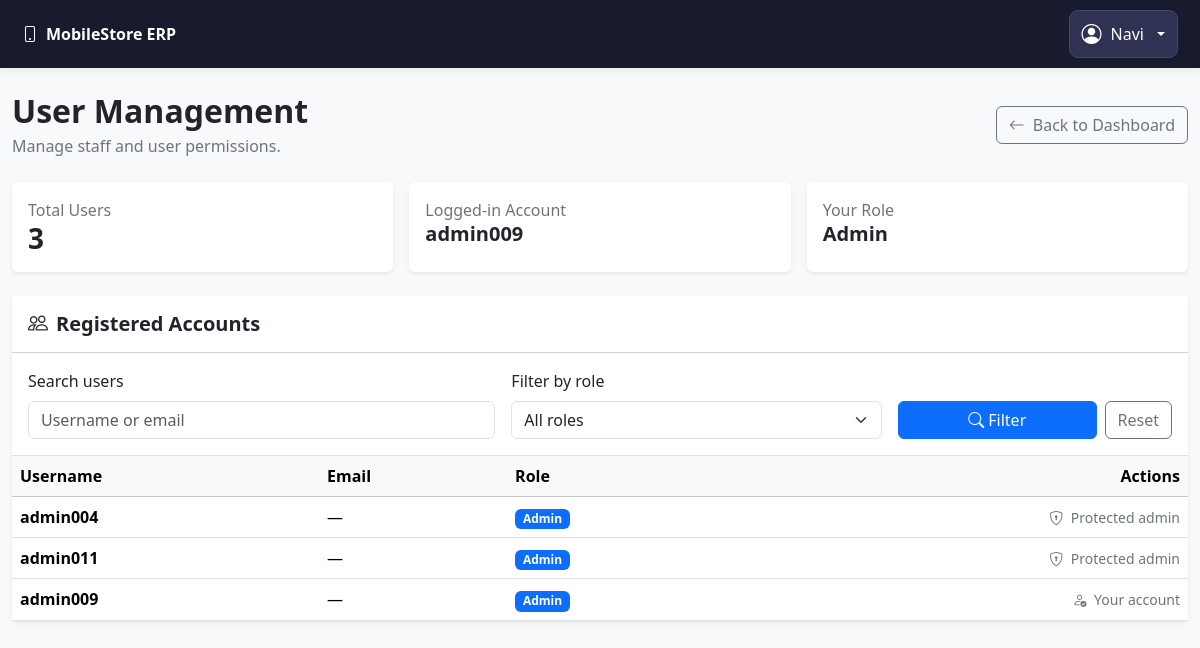
Page /users (signed in) on the earlier database version.
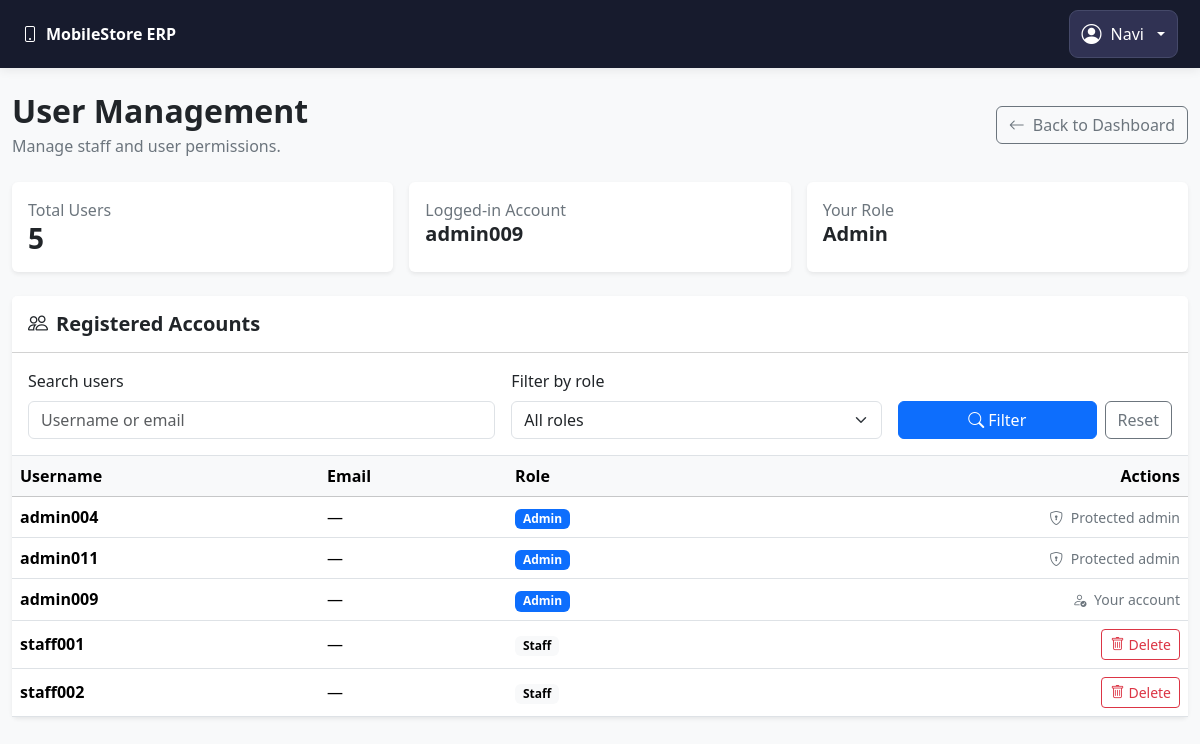
Same page on the later database version.
### models.py (models this page shows, shortened)
class TimestampMixin:
    created_at = db.Column(db.DateTime(timezone=True), default=utc_now, nullable=False)
    updated_at = db.Column(
        db.DateTime(timezone=True), default=utc_now, onupdate=utc_now, nullable=False
    )

class User(UserMixin, TimestampMixin, db.Model):
    __tablename__ = "users"
    id = db.Column(db.Integer, primary_key=True)
    username = db.Column(db.String(80), unique=True, nullable=False, index=True)
    full_name = db.Column(db.String(150), nullable=False)
    password_hash = db.Column(db.String(255), nullable=False)
    role = db.Column(db.String(20), nullable=False, default="cashier")
    is_active = db.Column(db.Boolean, default=True, nullable=False)

### app.py (the view)
    @app.route("/users")
    @login_required
    @roles_required("admin")
    def users_accounts_page():
        users = User.query.order_by(User.id.asc()).all()
        return render_template(
            "admin/users.html",
            users=users,
        )

### templates/Admin/Users.html (shortened to what the changed rows need)
{% extends "base.html" %}
{% block content %}
<div class="container-fluid py-4">
    <div class="d-flex flex-wrap justify-content-between align-items-center gap-3 mb-4">
        <div>
            <h2 class="fw-bold mb-1">User Management</h2>
        </div>
    </div>
    <div class="row g-3 mb-4">
        <div class="col-12 col-md-4">
            <div class="card border-0 shadow-sm h-100">
                <div class="card-body">
                    <div class="text-secondary">Total Users</div>
                    <h3 class="fw-bold mb-0">{{ users|length }}</h3>
                </div>
            </div>
        </div>
        <div class="col-12 col-md-4">
            <div class="card border-0 shadow-sm h-100">
                <div class="card-body">
                    <div class="text-secondary">Logged-in Account</div>
                    <h5 class="fw-bold mb-0">
                        {{ current_user.username }}
                    </h5>
                </div>
            </div>
        </div>
        <div class="col-12 col-md-4">
            <div class="card border-0 shadow-sm h-100">
                <div class="card-body">
                    <div class="text-secondary">Your Role</div>
                    <h5 class="fw-bold mb-0">
                        {{ current_user.role|title }}
                    </h5>
                </div>
            </div>
        </div>
    </div>
    <div class="card border-0 shadow-sm">
        <div class="table-responsive">
            <table class="table table-hover align-middle mb-0">
                <thead class="table-light">
                    <tr>
                        <th>Username</th>
                        <th>Email</th>
                        <th>Role</th>
                        <th class="text-end">Actions</th>
                    </tr>
                </thead>
                <tbody>
                    {% for user in users %}
                    <tr>
                        <td class="fw-semibold">
                            {{ user.username }}
                        </td>
                        <td>
                            {{ user.email or '—' }}
                        </td>
                        <td>
                            <span class="badge
                                {% if user.role|lower == 'admin' %}
                                    text-bg-primary
                                {% else %}
                                    text-bg-light
                                {% endif %}">
                                {{ user.role|title }}
                            </span>
                        </td>
                        <td class="text-end">
                            {% if user.id == current_user.id %}
                                <span class="text-secondary small">
                                    <i class="bi bi-person-check me-1"></i>
                                    Your account
                                </span>
                            {% elif user.role|lower == 'admin' %}
                                <span class="text-secondary small">
                                    <i class="bi bi-shield-lock me-1"></i>
                                    Protected admin
                                </span>
                            {% elif current_user.role|lower == 'admin' %}
                                <form method="POST"
                                      action="{{ url_for('delete_user', user_id=user.id) }}"
                                      class="d-inline"
                                      onsubmit="return confirm('Are you sure you want to delete this staff account? This action cannot be undone.');">
                                    <button type="submit"
                                            class="btn btn-sm btn-outline-danger">
                                        <i class="bi bi-trash me-1"></i>Delete
                                    </button>
                                </form>
                            {% else %}
                                <span class="text-secondary small">
                                    No permission
                                </span>
                            {% endif %}
                        </td>
                    </tr>
                    {% endfor %}
                </tbody>
            </table>
        </div>
    </div>
</div>
{% endblock %}

### templates/base.html (shortened to what this page needs)
<!DOCTYPE html>
<html lang="en">
<head>
    <link
        href="https://cdn.jsdelivr.net/npm/bootstrap@5.3.3/dist/css/bootstrap.min.css"
        rel="stylesheet">
    <link
        href="https://cdn.jsdelivr.net/npm/bootstrap-icons@1.11.3/font/bootstrap-icons.min.css"
        rel="stylesheet">
</head>
<body class="bg-light">
    {% if current_user.is_authenticated %}
    <nav class="navbar app-navbar">
        <div class="container-fluid px-0">
            <a class="app-brand" href="{{ url_for('dashboard_page') }}">
                <i class="bi bi-phone me-2"></i>MobileStore ERP
            </a>
            <div class="dropdown">
                <button
                    class="btn account-button dropdown-toggle"
                    type="button"
                    id="accountDropdown"
                    data-bs-toggle="dropdown"
                    aria-expanded="false">
                    <i class="bi bi-person-circle fs-5"></i>
                    <span class="account-name">
                        {{ current_user.full_name or current_user.username }}
                    </span>
                </button>
            </div>
        </div>
    </nav>
    {% endif %}
    {% block content %}{% endblock %}
</body>
</html>

Differences in the rows shown:
added User: username "staff001", email "—", role "Staff"
added User: username "staff002", email "—", role "Staff"
Other differences:
{{ users|length }}: "3" → "5"
